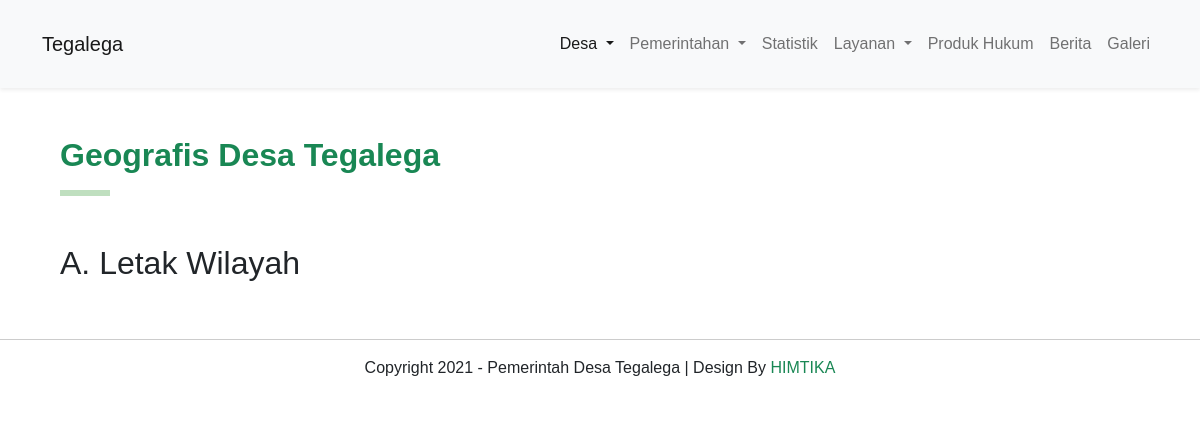
Page /geografis.php on the earlier database version.
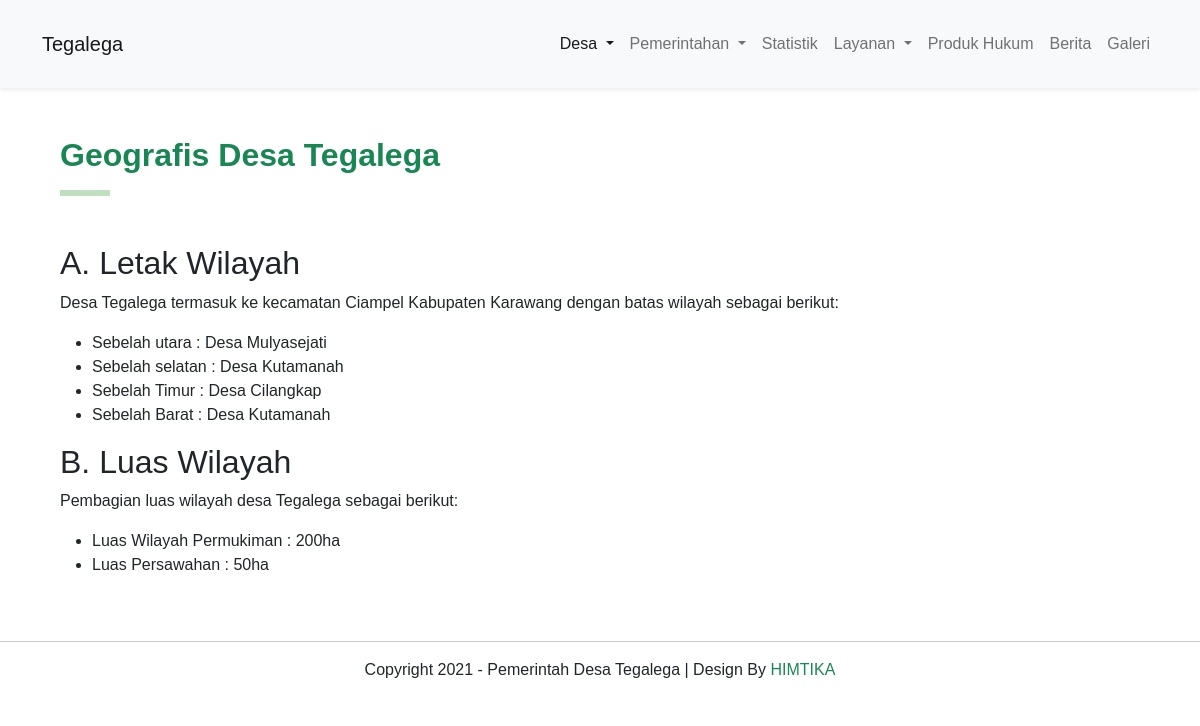
Same page on the later database version.
### tables this page shows
CREATE TABLE `him_geografis` (
  `id_geografis` int(12) NOT NULL,
  `title_geografis` varchar(50) NOT NULL,
  `geografis` text NOT NULL,
  `created_at` timestamp NOT NULL DEFAULT current_timestamp(),
  `updated_at` timestamp NOT NULL DEFAULT current_timestamp()
);

### geografis.php (the view, shortened to what this page needs)
<!DOCTYPE html>
<html lang="en">
<head>
    <link href="https://cdn.jsdelivr.net/npm/bootstrap@5.0.2/dist/css/bootstrap.min.css" rel="stylesheet">
    <link rel="stylesheet" href="https://cdn.jsdelivr.net/npm/bootstrap-icons@1.7.0/font/bootstrap-icons.css">
    <link rel="stylesheet" href="assets/css/style.css">
    <link href="https://unpkg.com/aos@2.3.1/dist/aos.css" rel="stylesheet">
</head>
<body>
    <section class="navbar-nav">
        <nav class="navbar navbar-expand-lg navbar-light bg-light p-4 shadow-sm">
            <div class="container">
                <a class="navbar-brand" href="index">Tegalega</a>
                <div class="collapse navbar-collapse" id="navbarSupportedContent">
                    <ul class="navbar-nav ms-auto mb-2 mb-lg-0">
                        <li class="nav-item dropdown">
                            <a class="nav-link active dropdown-toggle" href="#" id="navbarDropdown" role="button" data-bs-toggle="dropdown" aria-expanded="false">
                                Desa
                            </a>
                        </li>
                        <li class="nav-item dropdown">
                            <a class="nav-link dropdown-toggle" href="#" id="navbarDropdown" role="button" data-bs-toggle="dropdown" aria-expanded="false">
                                Pemerintahan
                            </a>
                        </li>
                        <li class="nav-item">
                            <a class="nav-link" href="statistik">Statistik</a>
                        </li>
                        <li class="nav-item dropdown">
                            <a class="nav-link dropdown-toggle" href="#" id="navbarDropdown" role="button" data-bs-toggle="dropdown" aria-expanded="false">
                                Layanan
                            </a>
                        </li>
                        <li class="nav-item">
                            <a class="nav-link" href="produk-hukum">Produk Hukum</a>
                        </li>
                        <li class="nav-item">
                            <a class="nav-link" href="berita">Berita</a>
                        </li>
                        <li class="nav-item">
                            <a class="nav-link" href="galeri">Galeri</a>
                        </li>
                    </ul>
                </div>
            </div>
        </nav>
    </section>
    <section class="wrapper p-5">
        <div class="container">
            <div class="row">
                <div class="col-md-12" data-aos="fade-right">
                    <?php
                    include "lib/koneksi.php";
                    $query = mysqli_query($koneksi, "SELECT title_geografis,geografis FROM him_geografis WHERE id_geografis=1");
                    $data = mysqli_fetch_array($query);
                    ?>
                    <h2 class="wrapper-title text-success fw-bold">
                        <?= $data['title_geografis'] ?>
                    </h2>
                    <hr class="mb-5">
                    <div>
                        <?= $data['geografis'] ?>
                    </div>
                </div>
            </div>
        </div>
    </section>
    <section class="footer">
        <div class="container">
            <div class="row">
                <div class="col-md-12">
                    <p class="mt-3 text-center">Copyright 2021 - Pemerintah Desa Tegalega | Design By <a href="https://himtika.cs.unsika.ac.id/" class="text-decoration-none text-success">HIMTIKA</a></p>
                </div>
            </div>
        </div>
    </section>
</body>
</html>

Differences in the rows shown:
changed him_geografis "Geografis Desa Tegalega": geografis "A. Letak Wilayah" → "A. Letak Wilayah Desa Tegalega termasuk ke kecamatan Ciampel Kabupaten Karawang dengan batas wilayah sebagai berikut: Sebelah utara : Desa Mulyasejati Sebelah selatan : Desa Kutamanah Sebelah Timur : Desa Cilangkap Sebelah Barat : Desa Kutamanah B. Luas Wilayah Pembagian luas wilayah desa Tegalega sebagai berikut: Luas Wilayah Permukiman : 200ha Luas Persawahan : 50ha"
